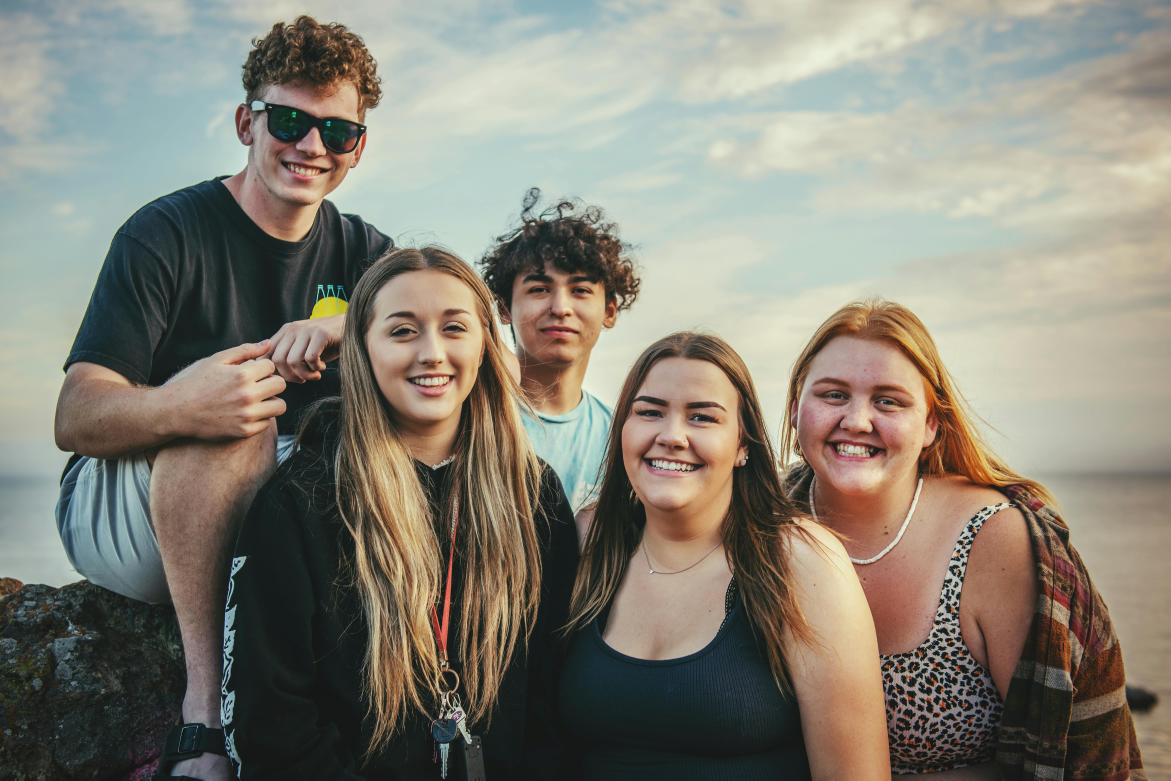
#> input picture backend/static/people.jpg, 8192 x 5461 px (shown at 1/7 size)
$ python print_image.py
#> lines starting #> are read from the running program, lines starting #| are printed output that depends on the picture
#> in print_image, img is the input picture: PIL image 8192x5461 RGB; mean R, G, B 134.3, 130.1, 118.1
#| Image size: (8192, 5461)
import os
import string
from pathlib import Path

from escpos.printer import Usb
from PIL import Image, ImageDraw, ImageFont, ImageOps

# TODO: move constants outside functions


def resize_img(img: Image.Image, size: int = 360, centering: float = 0.5):
    """
    Crop image around its center to a 1:1 aspect ratio of the given size
    """
#> called with size = 360, centering = 0.5
    return ImageOps.fit(img, (size, size), centering=(centering, centering))
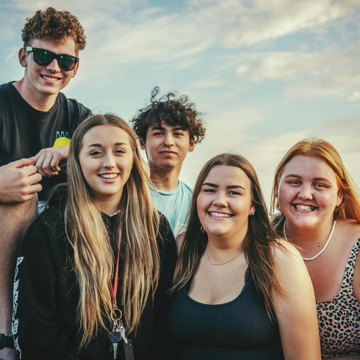
#> returned value: PIL image 360x360 RGB; mean R, G, B 134.9, 128.4, 115.2


def create_polaroid(img: Image.Image, text: str | None = None) -> Image.Image:
    """
    Create a polaroid frame with the given image and text (optional)
    """
    # Thermal printer maximum width is 384 pixels
    image_border = 10
    if text:
        # larger bottom border to have space for text
        bottom_border = 100
    else:
        bottom_border = 10

    img_w, img_h = img.size
#> img_w = 360; img_h = 360
    # Create a new white frame with borders
    frame_w = img_w + 2 * image_border
#> frame_w = 380
    # frame height = image height + top border + bottom border
    frame_h = img_h + image_border + bottom_border
#> frame_h = 470

    frame = Image.new("RGB", (frame_w, frame_h), "white")
#> frame: PIL image 380x470 RGB; every value is 255

    # Paste the image onto the frame centered horizontally
    paste_x = image_border
    paste_y = image_border
    frame.paste(img, (paste_x, paste_y))
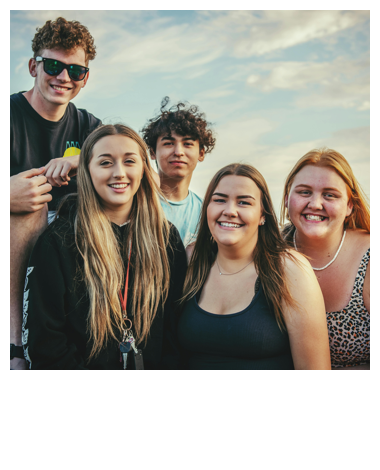
#> frame: PIL image 380x470 RGB; mean R, G, B 167.9, 163.1, 153.6

    draw = ImageDraw.Draw(frame)
    # add rectangle outline for the frame
    frame_border_width = 2
    frame_border_padding = 0
    draw.rectangle(
        (
            0 + frame_border_padding,
            0 + frame_border_padding,
            frame_w - 1 - frame_border_padding,
            frame_h - 1 - frame_border_padding,
        ),
        outline="black",
        width=frame_border_width,
    )

    if text:
        font_size = 20
        try:
            font = ImageFont.truetype("arial.ttf", font_size)
        except:
            font = ImageFont.load_default(font_size)

        # Calculate text position
        left, top, right, bottom = draw.multiline_textbbox((0, 0), text=text, font=font)
#> left = 0; top = 4; right = 643; bottom = 115
        text_bbox_width = right - left
#> text_bbox_width = 643
        text_bbox_height = bottom - top
#> text_bbox_height = 111

        text_x = (frame_w - text_bbox_width) / 2
#> text_x = -131.5
        text_y = image_border + img_h + ((bottom_border - text_bbox_height) / 2)
#> text_y = 364.5

        draw.multiline_text((text_x, text_y), text, fill="black", font=font)

    return frame


# Initialise USB printer
VENDOR_ID = 0x0485
PRODUCT_ID = 0x5741

def print_image(file_path=None):

    if not file_path:
        img = Image.open("static/people.jpg")
    else:
        img = Image.open(file_path)
    print(f"Image size: {img.size}")
    text = "".join([f"{c}" for c in string.ascii_letters])
    text += "\n"
    # font size = 10 can fit 7 lines, 52 letters each line
    # font size = 14 can fit 5 lines, 39 letters each lines
    num_lines = 5
    full_text = "".join([(f"{text}") for i in range(num_lines)])

    save_image = True
    print_image = True

    img = resize_img(img)
    if not file_path:
        frame = create_polaroid(img, full_text)
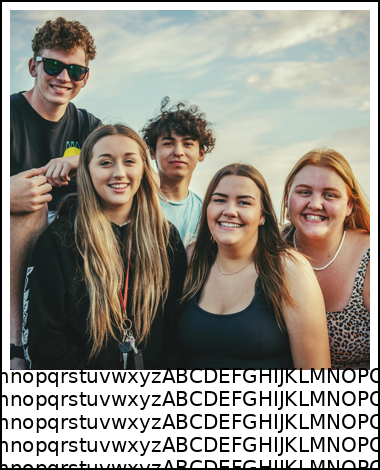
#> frame: PIL image 380x470 RGB; mean R, G, B 151.6, 146.9, 137.3
    else:
        file_path = Path(f"{file_path}.txt")
        caption = file_path.read_text()
        frame = create_polaroid(img, caption)

    if save_image:
        if not file_path:
            output_image_path = "output/people_polaroid.jpg"
        else:
            file_name = Path(file_path).stem
            output_image_path = f"output/{file_name}_polaroid.jpg"
        directory = os.path.dirname(output_image_path)
        if not os.path.exists(directory):
            os.makedirs(directory, exist_ok=True)

        frame.save(output_image_path)
        print(f"Polaroid saved to {output_image_path}")

    if print_image:
        p = Usb(VENDOR_ID, PRODUCT_ID)
        # Print
        p.image(frame, center=True)

        try:
            p.cut()
        except Exception as e:
            print(f"Cutting the paper is not supported: {e}")

        p.close()


if __name__ == "__main__":
    print_image()
#> (the call stopped at in print_image, `p = Usb(VENDOR_ID, PRODUCT_ID)`: escpos is not available in this run)
